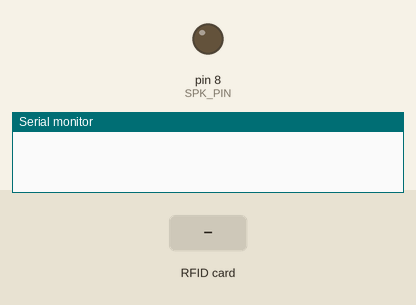
The sketch below on a simulated Arduino Uno, built with avr-gcc and run on an emulated ATmega328P. On the bench: output pins drawn as LEDs (lit = HIGH), the last lines printed to the serial monitor. The inputs (shaded band) are chosen by the test bench. Pins used as bus, display or sensor lines are not drawn.

Above: at 1.2 s.
1.3 s: RFID card 5E 7A 19 C4 held to the reader
At 1.38 s:
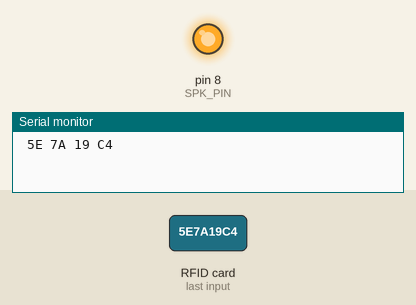
Timing chart, 0 to 4.3 s (numbered marks = the images above; inputs shaded):
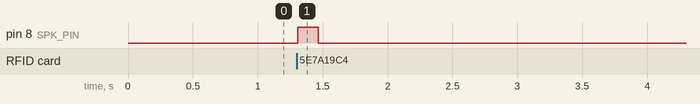

Measured:
- after the input at 1.3 s, pin 8 (SPK_PIN): LOW → HIGH at once, → LOW 0.16 s later

The sketch:

EasyTime.ino
```cpp
/*
 * EASYTIME v1.15 - ARDUINO CODE (Using the MFRC522 module)
 *
 * Typical pin layout used:
 * -----------------------------------------------------------------------------------------
 *             MFRC522      Arduino       Arduino   Arduino    Arduino          Arduino
 *             Reader/PCD   Uno           Mega      Nano v3    Leonardo/Micro   Pro Micro
 * Signal      Pin          Pin           Pin       Pin        Pin              Pin
 * -----------------------------------------------------------------------------------------
 * RST/Reset   RST          9             5         D9         RESET/ICSP-5     RST
 * SPI SS      SDA(SS)      10            53        D10        10               10
 * SPI MOSI    MOSI         11 / ICSP-4   51        D11        ICSP-4           16
 * SPI MISO    MISO         12 / ICSP-1   50        D12        ICSP-1           14
 * SPI SCK     SCK          13 / ICSP-3   52        D13        ICSP-3           15
 */

#include <SPI.h>
#include <MFRC522.h>

#define SS_PIN 10
#define RST_PIN 9
#define SPK_PIN 8

MFRC522 rfid(SS_PIN, RST_PIN); // Instance of the class

MFRC522::MIFARE_Key key;

// Init array that will store new NUID
byte nuidPICC[3];

void setup() {
  Serial.begin(9600);
  SPI.begin(); // Init SPI bus
  rfid.PCD_Init(); // Init MFRC522
  pinMode(SPK_PIN, OUTPUT); // Init speaker

  for (byte i = 0; i < 6; i++) {
    key.keyByte[i] = 0xFF;
  }

}

void loop() {

  // Look for new cards
  if ( ! rfid.PICC_IsNewCardPresent())
    return;

  // Verify if the NUID has been readed
  if ( ! rfid.PICC_ReadCardSerial())
    return;

  MFRC522::PICC_Type piccType = rfid.PICC_GetType(rfid.uid.sak);


  // Check is the PICC of Classic MIFARE type
  if (piccType != MFRC522::PICC_TYPE_MIFARE_MINI &&
    piccType != MFRC522::PICC_TYPE_MIFARE_1K &&
    piccType != MFRC522::PICC_TYPE_MIFARE_4K) {
    Serial.println(F("NA"));
    return;
  }

  printHex(rfid.uid.uidByte, rfid.uid.size);
  Serial.println();

  digitalWrite(SPK_PIN, HIGH);
  delay(160);
  digitalWrite(SPK_PIN, LOW);
  delay(160);

  // Halt PICC
  rfid.PICC_HaltA();

  // Stop encryption on PCD
  rfid.PCD_StopCrypto1();
}


/**
 * Helper routine to dump a byte array as hex values to Serial.
 */
void printHex(byte *buffer, byte bufferSize) {
  for (byte i = 0; i < bufferSize; i++) {
    Serial.print(buffer[i] < 0x10 ? " 0" : " ");
    Serial.print(buffer[i], HEX);
  }
}

/**
 * Helper routine to dump a byte array as dec values to Serial.
 */
void printDec(byte *buffer, byte bufferSize) {
  for (byte i = 0; i < bufferSize; i++) {
    Serial.print(buffer[i] < 0x10 ? " 0" : " ");
    Serial.print(buffer[i], DEC);
  }
}
```
